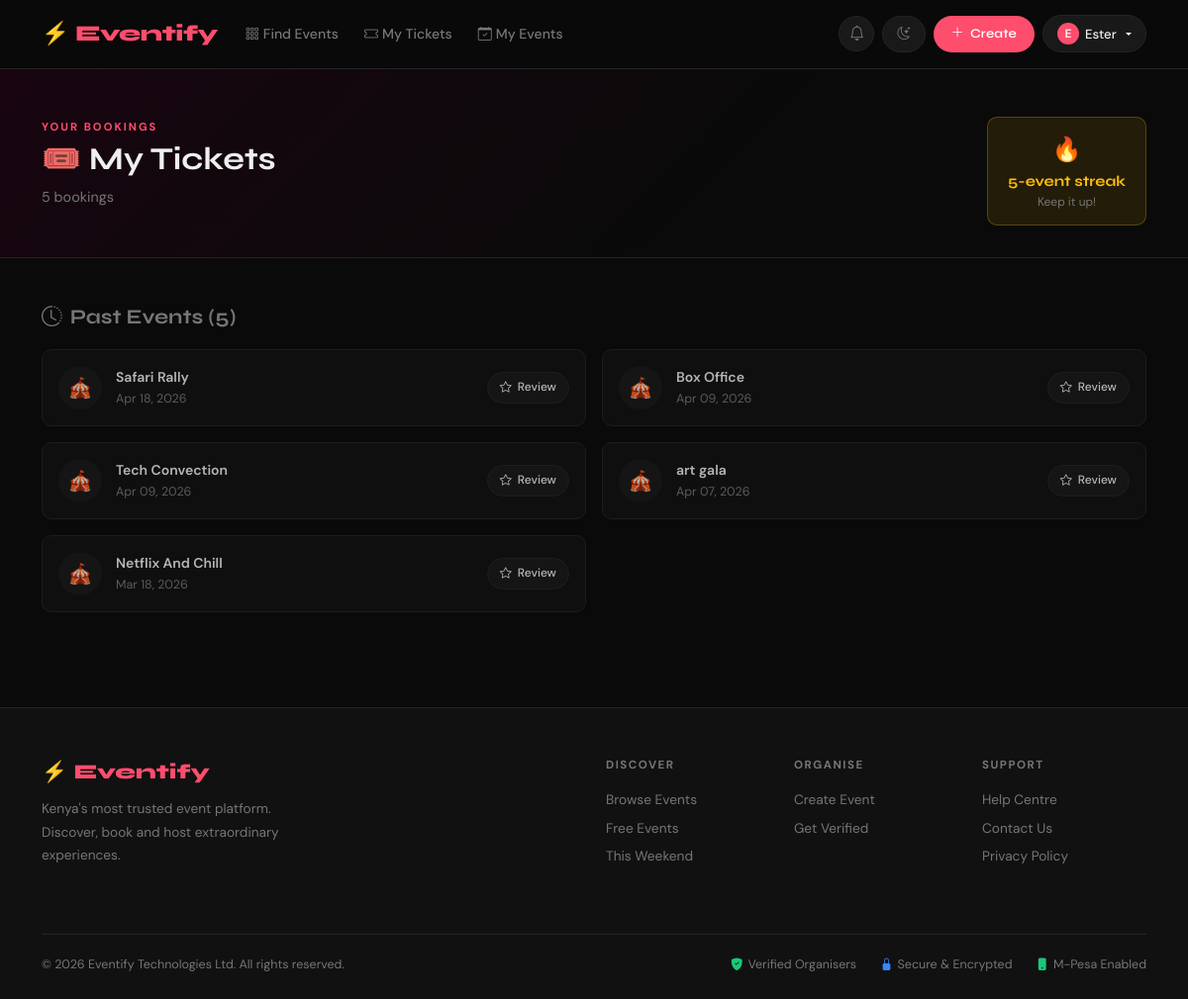
The page /my-tickets/ (signed in) on the database its author committed.
### events/models.py (models this page shows, shortened)
class Registration(models.Model):
    event         = models.ForeignKey(Event, on_delete=models.CASCADE, related_name='registrations')
    user          = models.ForeignKey(User, on_delete=models.CASCADE, related_name='my_registrations')
    registered_at = models.DateTimeField(auto_now_add=True)
    phone         = models.CharField(max_length=20, blank=True)
    message       = models.TextField(blank=True)
    checked_in    = models.BooleanField(default=False)
    checked_in_at = models.DateTimeField(null=True, blank=True)
    check_in_code = models.CharField(max_length=12, unique=True, blank=True, default=generate_checkin_code)
    class Meta:
        unique_together = ('event', 'user')

class Event(models.Model):
    title        = models.CharField(max_length=200)
    description  = models.TextField()
    category     = models.ForeignKey(Category, on_delete=models.SET_NULL, null=True, blank=True)
    date         = models.DateTimeField()
    location     = models.CharField(max_length=300)
    image        = models.ImageField(upload_to='events/', blank=True, null=True)
    price        = models.DecimalField(max_digits=8, decimal_places=2, default=0.00)
    capacity     = models.PositiveIntegerField(default=100)
    organizer    = models.ForeignKey(User, on_delete=models.CASCADE, related_name='my_events')
    created_at   = models.DateTimeField(auto_now_add=True)
    updated_at   = models.DateTimeField(auto_now=True)
    is_published = models.BooleanField(default=True)
    slug = models.SlugField(max_length=250, unique=True, blank=True)
    class Meta:
        ordering = ['date']

### events/views.py (the view)
# urls.py: path('my-tickets/',                  views.my_tickets,         name='my_tickets'),
@login_required
def my_tickets(request):
    now = timezone.now()
    all_registrations = Registration.objects.filter(
        user=request.user
    ).select_related('event', 'event__category').order_by('event__date')
    upcoming_regs = [r for r in all_registrations if r.event.date >= now]
    past_regs     = [r for r in all_registrations if r.event.date  < now]
    past_regs.reverse()   # Most recent past event first
    streak = len(past_regs)  # Simple version: total events attended
    return render(request, 'events/my_tickets.html', {
        'registrations':  all_registrations,
        'upcoming_regs':  upcoming_regs,
        'past_regs':      past_regs,
        'streak':         streak,
    })

### events/templates/events/my_tickets.html (shortened to what this page needs)
{% extends "base.html" %}
{% block content %}
<div class="page-hero">
  <div class="container d-flex justify-content-between align-items-center flex-wrap gap-3">
    <div>
      <div class="section-label">Your bookings</div>
      <h1 style="font-size:2rem;">🎟️ My Tickets</h1>
      <p style="color:var(--muted);font-size:.9rem;">{{ registrations|length }} booking{{ registrations|length|pluralize }}</p>
    </div>
    {% if streak >= 2 %}
      <div style="background:rgba(255,190,11,.1);border:1px solid rgba(255,190,11,.25);border-radius:var(--radius-sm);padding:12px 20px;text-align:center;">
        <div style="font-size:1.5rem;">🔥</div>
        <div style="font-family:'Syne',sans-serif;font-weight:700;color:var(--warning);">{{ streak }}-event streak</div>
        <div style="color:var(--muted);font-size:.75rem;">Keep it up!</div>
      </div>
    {% endif %}
  </div>
</div>
<div class="container mt-5 mb-5">
  {% if past_regs %}
    <h3 style="font-size:1.3rem;margin-bottom:20px;color:var(--muted);">
      <i class="bi bi-clock-history me-2"></i>Past Events ({{ past_regs|length }})
    </h3>
    <div class="row g-3">
      {% for reg in past_regs %}
        <div class="col-md-6">
          <div style="background:var(--card-bg);border:1px solid var(--border);border-radius:var(--radius-sm);padding:16px;display:flex;align-items:center;gap:14px;opacity:.75;">
            <div style="width:44px;height:44px;border-radius:50%;background:var(--surface);display:flex;align-items:center;justify-content:center;font-size:1.25rem;flex-shrink:0;">🎪</div>
            <div style="flex:1;min-width:0;">
              <div style="font-weight:600;font-size:.875rem;white-space:nowrap;overflow:hidden;text-overflow:ellipsis;">{{ reg.event.title }}</div>
              <div style="color:var(--muted);font-size:.78rem;">{{ reg.event.date|date:"M d, Y" }}</div>
            </div>
            <a href="{% url 'event_detail' reg.event.slug %}#reviews" class="btn-ghost" style="font-size:.75rem;padding:5px 12px;flex-shrink:0;">
              <i class="bi bi-star"></i>Review
            </a>
          </div>
        </div>
      {% endfor %}
    </div>
  {% endif %}
</div>
{% endblock %}

### templates/base.html (shortened to what this page needs)
<!DOCTYPE html>
<html lang="en" data-theme="dark">
<head>
  <link href="https://cdn.jsdelivr.net/npm/bootstrap@5.3.2/dist/css/bootstrap.min.css" rel="stylesheet">
  <link href="https://cdn.jsdelivr.net/npm/bootstrap-icons@1.11.3/font/bootstrap-icons.min.css" rel="stylesheet">
</head>
<body>
<nav class="navbar navbar-expand-lg">
  <div class="container">
    <a class="navbar-brand" href="{% url 'home' %}">⚡ Eventify</a>
    <div class="collapse navbar-collapse" id="nav">
      <ul class="navbar-nav me-auto mt-2 mt-lg-0" style="gap:2px;">
        <li class="nav-item"><a class="nav-link" href="{% url 'event_list' %}"><i class="bi bi-grid-3x3-gap me-1"></i>Find Events</a></li>
        {% if user.is_authenticated %}
          <li class="nav-item"><a class="nav-link" href="{% url 'my_tickets' %}"><i class="bi bi-ticket me-1"></i>My Tickets</a></li>
          <li class="nav-item"><a class="nav-link" href="{% url 'my_events' %}"><i class="bi bi-calendar-check me-1"></i>My Events</a></li>
        {% else %}
          <li class="nav-item"><a class="nav-link" href="{% url 'apply_for_verification' %}"><i class="bi bi-shield-check me-1"></i>Become an Organiser</a></li>
        {% endif %}
      </ul>
      <div class="d-flex align-items-center gap-2 mt-2 mt-lg-0">
        {% if user.is_authenticated %}
          <a href="{% url 'notification_list' %}"
             style="position:relative;display:flex;align-items:center;justify-content:center;
                    width:36px;height:36px;border-radius:50%;background:var(--surface);
                    border:1px solid var(--border);color:var(--muted);font-size:.95rem;
                    transition:all .2s;"
             onmouseover="this.style.borderColor='var(--brand)';this.style.color='var(--brand)'"
             onmouseout="this.style.borderColor='var(--border)';this.style.color='var(--muted)'"
             title="Notifications"
             id="bellLink">
            <i class="bi bi-bell"></i>
          </a>
        {% endif %}
        <button class="theme-btn" onclick="toggleTheme()"><i class="bi bi-moon-stars" id="themeIcon"></i></button>
        {% if user.is_authenticated %}
          <a href="{% url 'event_create' %}" class="btn-brand" style="padding:8px 18px;font-size:.82rem;"><i class="bi bi-plus-lg"></i>Create</a>
          <div class="dropdown">
            <button class="btn-ghost dropdown-toggle" style="padding:7px 14px;font-size:.82rem;" data-bs-toggle="dropdown">
              <div style="width:22px;height:22px;border-radius:50%;background:var(--brand);display:inline-flex;align-items:center;justify-content:center;font-weight:700;font-size:.75rem;flex-shrink:0;">{{ user.username|first|upper }}</div>
              <span class="d-none d-sm-inline">{{ user.username }}</span>
            </button>
          </div>
        {% else %}
          <a href="{% url 'login' %}" class="btn-ghost" style="padding:7px 16px;font-size:.82rem;">Log in</a>
          <a href="{% url 'signup' %}" class="btn-brand" style="padding:8px 18px;font-size:.82rem;">Sign up free</a>
        {% endif %}
      </div>
    </div>
  </div>
</nav>
<main>{% block content %}{% endblock %}</main>
<footer>
  <div class="container">
    <div class="row g-4 mb-5">
      <div class="col-lg-4">
        <div class="footer-brand mb-2">⚡ Eventify</div>
        <p style="color:var(--muted);font-size:.855rem;max-width:260px;line-height:1.7;margin-bottom:20px;">Kenya's most trusted event platform. Discover, book and host extraordinary experiences.</p>
      </div>
      <div class="col-6 col-md-3 col-lg-2 offset-lg-2">
        <div class="footer-head">Discover</div>
        <a href="{% url 'event_list' %}" class="footer-link">Browse Events</a>
        <a href="{% url 'event_list' %}?price=free" class="footer-link">Free Events</a>
        <a href="{% url 'event_list' %}?when=week" class="footer-link">This Weekend</a>
      </div>
      <div class="col-6 col-md-3 col-lg-2">
        <div class="footer-head">Organise</div>
        <a href="{% url 'event_create' %}" class="footer-link">Create Event</a>
        <a href="{% url 'apply_for_verification' %}" class="footer-link">Get Verified</a>
      </div>
      <div class="col-6 col-md-3 col-lg-2">
        <div class="footer-head">Support</div>
        <a href="#" class="footer-link">Help Centre</a>
        <a href="#" class="footer-link">Contact Us</a>
        <a href="#" class="footer-link">Privacy Policy</a>
      </div>
    </div>
    <div style="border-top:1px solid var(--border);padding-top:20px;display:flex;justify-content:space-between;align-items:center;flex-wrap:wrap;gap:12px;">
      <span style="color:var(--muted);font-size:.78rem;">© 2026 Eventify Technologies Ltd. All rights reserved.</span>
      <div class="d-flex gap-4 flex-wrap">
        <span style="color:var(--muted);font-size:.78rem;display:flex;align-items:center;gap:5px;"><i class="bi bi-shield-fill-check" style="color:var(--success);"></i>Verified Organisers</span>
        <span style="color:var(--muted);font-size:.78rem;display:flex;align-items:center;gap:5px;"><i class="bi bi-lock-fill" style="color:var(--info);"></i>Secure &amp; Encrypted</span>
        <span style="color:var(--muted);font-size:.78rem;display:flex;align-items:center;gap:5px;"><i class="bi bi-phone-fill" style="color:#19C878;"></i>M-Pesa Enabled</span>
      </div>
    </div>
  </div>
</footer>
</body>
</html>

### templates/base.html (style rules this page uses)
:root { --brand:#FF4D6D;--brand-dark:#C9184A;--brand-glow:rgba(255,77,109,.18); --dark:#0A0A0A;--card-bg:#111111;--surface:#191919;--surface-2:#222222; --border:#242424;--border-light:#2E2E2E;--text:#EFEFEF;--muted:#767676;--muted-2:#999; --success:#19C878;--warning:#FFBE0B;--info:#3A86FF;--danger:#FF6B6B; --radius:16px;--radius-sm:10px;--radius-xs:7px; --shadow-sm:0 2px 8px rgba(0,0,0,.35);--shadow-md:0 8px 28px rgba(0,0,0,.45); --shadow-lg:0 20px 48px rgba(0,0,0,.55);--shadow-brand:0 8px 28px rgba(255,77,109,.2); }
*,*::before,*::after { box-sizing:border-box;margin:0;padding:0 }
html { scroll-behavior:smooth }
body { background:var(--dark);color:var(--text);font-family:'DM Sans',sans-serif;font-size:15px;line-height:1.65;min-height:100vh;transition:background .25s,color .25s }
h1,h2,h3,h4,h5,h6 { font-family:'Syne',sans-serif;font-weight:700;line-height:1.15 }
a { color:var(--brand);text-decoration:none }
.navbar { background:rgba(10,10,10,.94);backdrop-filter:blur(20px);border-bottom:1px solid var(--border);padding:11px 0;position:sticky;top:0;z-index:1000 }
.navbar-brand { font-family:'Syne',sans-serif;font-size:1.4rem;font-weight:800;color:var(--brand) !important;letter-spacing:-.5px }
.nav-link { color:var(--muted) !important;font-weight:500;font-size:.875rem;transition:color .2s;padding:6px 12px !important;border-radius:var(--radius-xs) }
.btn-brand { background:var(--brand);color:#fff !important;border:none;border-radius:50px;padding:10px 24px;font-weight:600;font-family:'Syne',sans-serif;font-size:.875rem;letter-spacing:.2px;transition:all .2s;display:inline-flex;align-items:center;gap:6px;cursor:pointer }
.btn-ghost { background:var(--surface);color:var(--text) !important;border:1px solid var(--border);border-radius:50px;padding:9px 20px;font-weight:500;font-size:.875rem;transition:all .2s;display:inline-flex;align-items:center;gap:6px;cursor:pointer }
.page-hero { background:linear-gradient(135deg,#180510 0%,var(--dark) 60%);border-bottom:1px solid var(--border);padding:48px 0 32px }
.section-label { font-size:.7rem;font-weight:700;letter-spacing:2px;text-transform:uppercase;color:var(--brand);margin-bottom:6px }
.theme-btn { background:var(--surface);border:1px solid var(--border);border-radius:50px;padding:7px 14px;cursor:pointer;color:var(--muted);font-size:.82rem;transition:all .2s;display:flex;align-items:center;gap:6px }
footer { background:var(--card-bg);border-top:1px solid var(--border);padding:48px 0 24px;margin-top:96px }
.footer-brand { font-family:'Syne',sans-serif;font-size:1.3rem;font-weight:800;color:var(--brand) }
.footer-link { color:var(--muted);font-size:.855rem;display:block;margin-bottom:6px;transition:color .15s }
.footer-head { font-size:.72rem;font-weight:700;letter-spacing:1.5px;text-transform:uppercase;color:var(--muted);margin-bottom:14px }

### rows shown on the page
Registration: event "Safari Rally", event "Apr 18, 2026"
Registration: event "Box Office", event "Apr 09, 2026"
Registration: event "Tech Convection", event "Apr 09, 2026"
Registration: event "art gala", event "Apr 07, 2026"
Registration: event "Netflix And Chill", event "Mar 18, 2026"

### other values the page prints
{{ user.username|first|upper }} "E"
{{ user.username }} "Ester"
{{ registrations|length }} "5"
{{ streak }} "5"
{{ past_regs|length }} "5"
